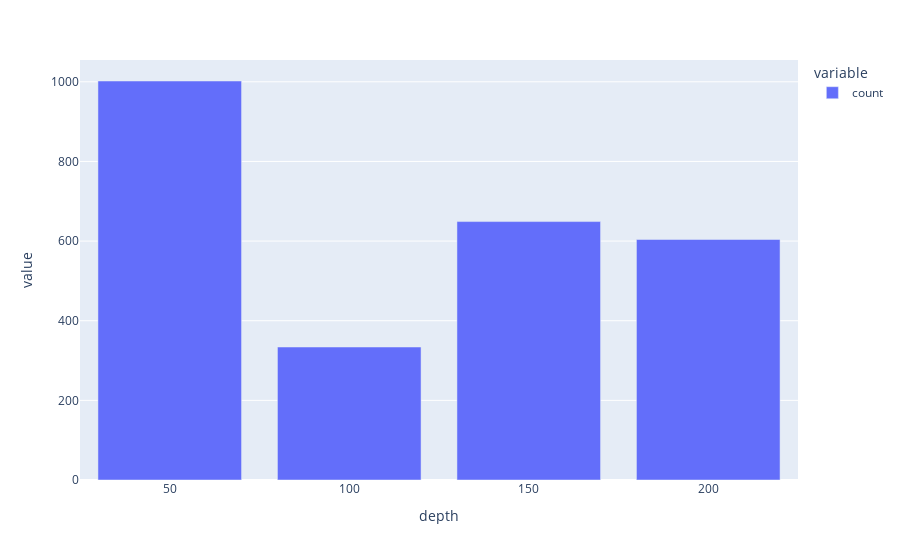

Source (notebook cell):
### Code cell
raw_data["depth"].astype(float).value_counts().plot(kind="bar")

### Figure 1 — Plotly figure (JSON) as saved in the notebook; plotly's stock layout.template omitted (floating-point values rounded to 4 significant figures)
{"data": [{"alignmentgroup": "True", "hovertemplate": "variable=count<br>depth=%{x}<br>value=%{y}<extra></extra>", "legendgroup": "count", "marker": {"color": "#636efa", "pattern": {"shape": ""}}, "name": "count", "offsetgroup": "count", "orientation": "v", "showlegend": true, "textposition": "auto", "type": "bar", "x": [50, 150, 200, 100], "xaxis": "x", "y": [1002, 649, 604, 334], "yaxis": "y"}], "layout": {"barmode": "relative", "legend": {"title": {"text": "variable"}, "tracegroupgap": 0}, "margin": {"t": 60}, "xaxis": {"anchor": "y", "domain": [0, 1], "title": {"text": "depth"}}, "yaxis": {"anchor": "x", "domain": [0, 1], "title": {"text": "value"}}}}
